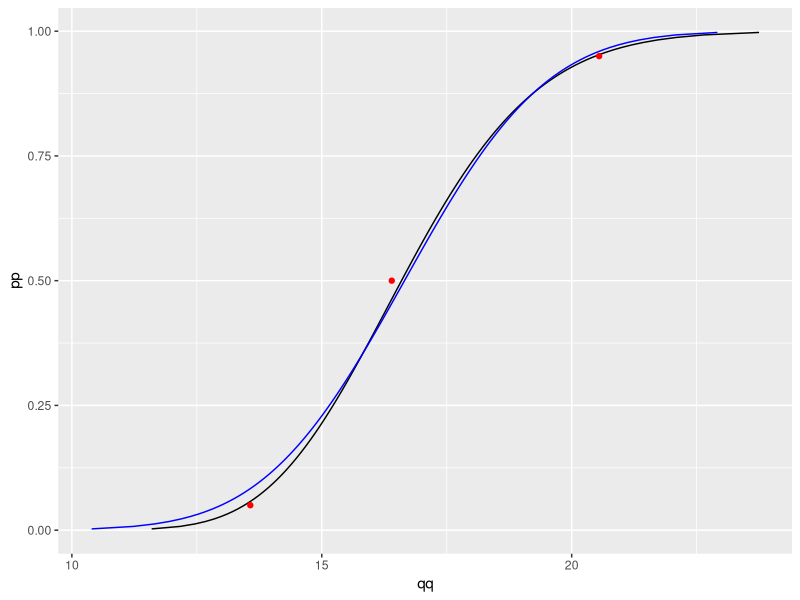
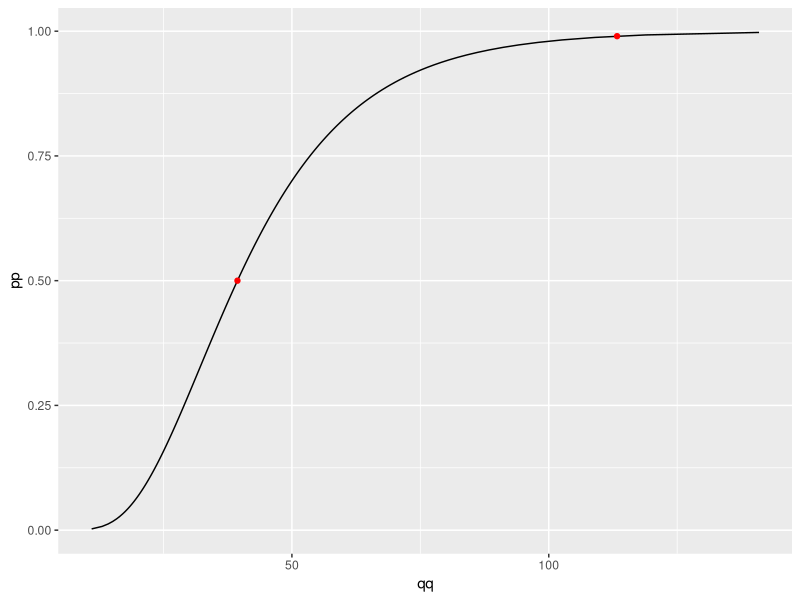
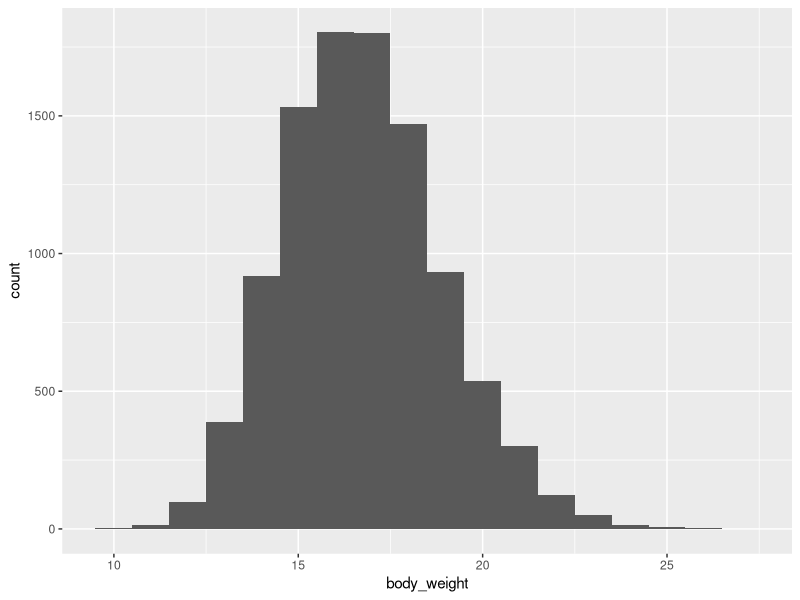
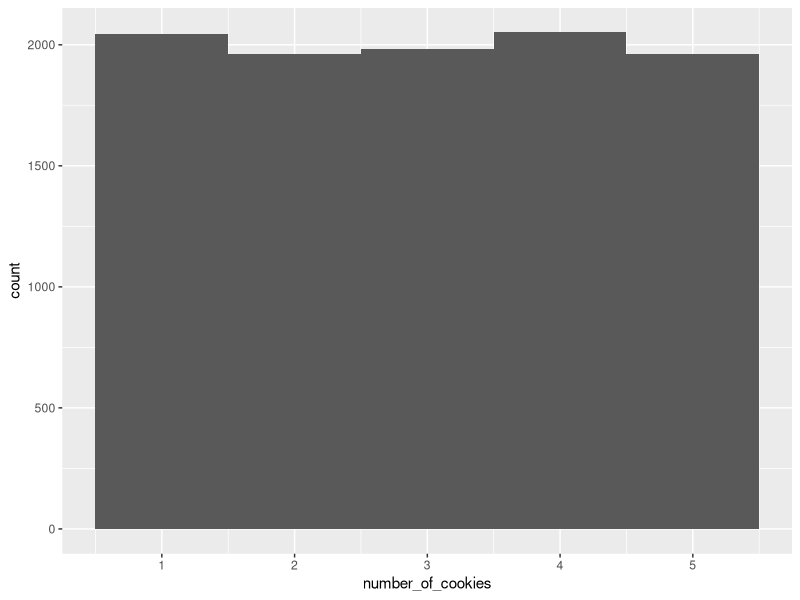
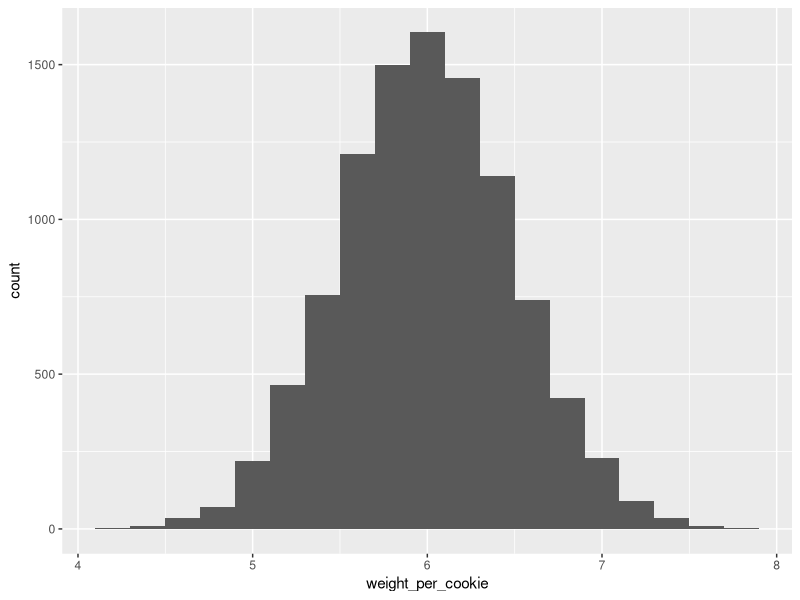
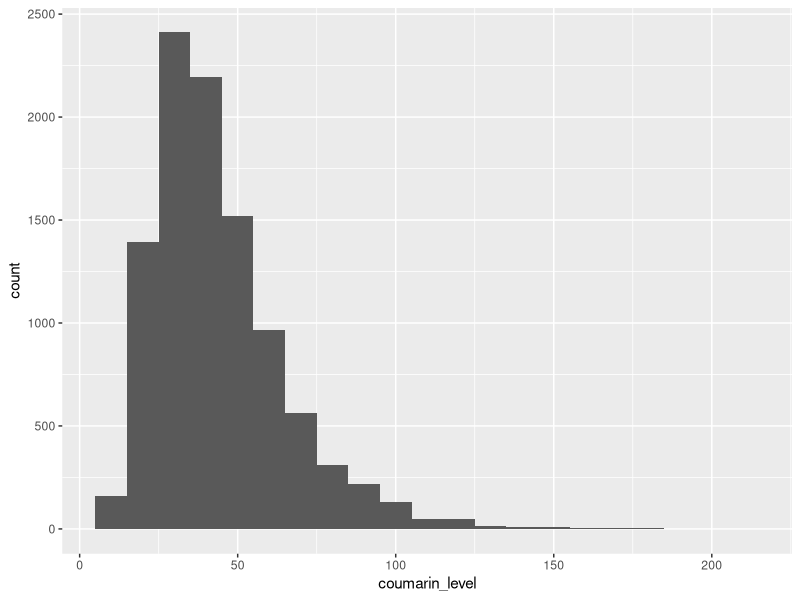
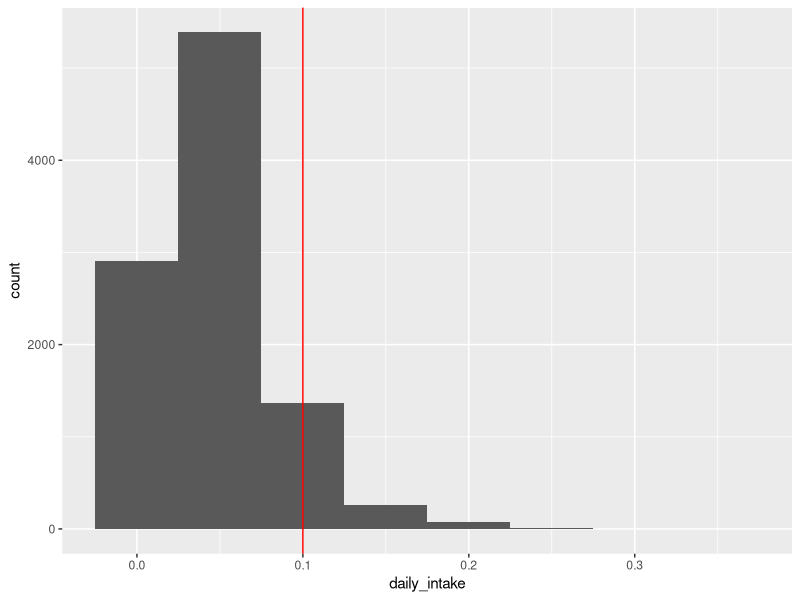

Write R code to recreate these figures, in order.
## ---- chunk 1
library(readxl)
library(ggplot2)
library(dplyr)
## ---- chunk 2
e_df <- readxl::read_xlsx("../data/ExpoFacts_Physiology.xlsx", sheet = "Sheet5", skip = 121)
## ---- chunk 3

## Fit lognormal to bodyweight

# get data
df_4 <- e_df %>% 
  filter(Country == "Germany") %>%
  filter(`Age (years)` == 4) 

# get summary statistics
m_bw = mean(df_4$`Mean (kg)`)
s_bw = mean(df_4$SD)
P5_bw = mean(df_4$`5th (kg)`)
P50_bw = mean(df_4$`Median (kg)`)
P95_bw = mean(df_4$`95th (kg)`)

# specify objective function for fitting
obj_fun <- function(par){(qlnorm(0.05,exp(par[1]),exp(par[2])) - P5_bw)^2 +
(qlnorm(0.5,exp(par[1]),exp(par[2])) - P50_bw)^2 +
(qlnorm(0.95,exp(par[1]),exp(par[2])) - P95_bw)^2}

# find parameters (should be done by thorough investigation of the optimisation and goodness of fit)
optim(par= c(0,0), fn = obj_fun)
log_par <- optim(par= c(0,0), fn = obj_fun)$par

# transform to parameters of the lognormal distribution 
m_logbw = exp(log_par[1])
s_logbw = exp(log_par[2])

data.frame(pp = ppoints(200)) %>% 
  mutate(qq = qlnorm(pp,m_logbw,s_logbw)) %>%
  mutate(qqnorm = qnorm(pp,m_bw,s_bw)) %>%
  ggplot(aes(x=qq,y=pp)) +
           geom_line() +
          geom_line(aes(x=qqnorm,y=pp),col='blue') +
           geom_point(data=data.frame(x=c(P5_bw,P50_bw,P95_bw),y=c(0.05,0.5,0.95)),aes(x=x,y=y),col='red') 
          
## ---- chunk 4
## Fit lognormal to coumarin levels 
m_lev = 37.7
P50_lev = 39.4
P99_lev = 113.3 #assign 99 to maximum

obj_fun <- function(par){(qlnorm(0.5,exp(par[1]),exp(par[2])) - P50_lev)^2 +
(qlnorm(0.99,exp(par[1]),exp(par[2])) - P99_lev)^2}

log_par <- optim(par= c(0,0), fn = obj_fun)$par

m_loglev = exp(log_par[1])
s_loglev = exp(log_par[2])

data.frame(pp = ppoints(200)) %>% 
  mutate(qq = qlnorm(pp,m_loglev,s_loglev)) %>%
  ggplot(aes(x=qq,y=pp)) +
           geom_line() +
           geom_point(data=data.frame(x=c(P50_lev,P99_lev),y=c(0.5,0.99)),aes(x=x,y=y),col='red') 

## ---- chunk 5
TDI = 0.1 #mg/kw bw per day
 
niter = 10^4
sim_df <- data.frame(
  
body_weight = rlnorm(niter,m_logbw,s_logbw),

number_of_cookies = sample(1:5,size=niter,replace=TRUE),

weight_per_cookie = rnorm(niter,6,0.5),

coumarin_level = rlnorm(niter,m_loglev,s_loglev))

sim_df <- sim_df %>% 
  mutate(daily_intake = coumarin_level*number_of_cookies*weight_per_cookie/1000/body_weight)

## ---- chunk 6
sim_df %>%
ggplot(aes(x=body_weight)) +
  geom_histogram(binwidth = 1) 
## ---- chunk 7
sim_df %>%
ggplot(aes(x=number_of_cookies)) +
  geom_histogram(binwidth = 1) 

## ---- chunk 8
sim_df %>%
ggplot(aes(x=weight_per_cookie)) +
  geom_histogram(binwidth = 0.2) 

## ---- chunk 9
sim_df %>%
ggplot(aes(x=coumarin_level)) +
  geom_histogram(binwidth = 10) 

## ---- chunk 10
sim_df %>%
ggplot(aes(x=daily_intake)) +
  geom_histogram(binwidth = 0.05) +
  geom_vline(xintercept=TDI,col='red')
## ---- chunk 11
TDI
mean(sim_df$daily_intake>TDI) # consuming uniform 1 to 20 number of cookies each time, a high proportion of children consuming cookies exceed the TDI. If only uniform 1 to 5, then the proportion is much lower.  

quantile(sim_df$daily_intake,probs=0.95) # 95th percentile is above the TDI under both exposure scenarios (1-20 and 1-5)
## ---- chunk 12
# Worst case 

int_df <- data.frame(
  
body_weight = c(P95_bw,P5_bw),

number_of_cookies = c(1,20),

weight_per_cookie = c(4,7),

coumarin_level = c(0,P99_lev) ) 

int_df %>% 
  mutate(daily_intake = coumarin_level*number_of_cookies*weight_per_cookie/1000/body_weight)

# worst case is above TDI but we cannot really say how certain we are that this is the case since we have made conservative assumptions. If it was below the TDI, then we would be able to conclude. 
